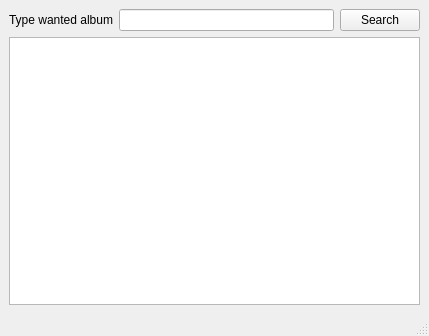
<?xml version="1.0" encoding="UTF-8"?>
<ui version="4.0">
 <class>MainWindow</class>
 <widget class="QMainWindow" name="MainWindow">
  <property name="geometry">
   <rect>
    <x>0</x>
    <y>0</y>
    <width>429</width>
    <height>336</height>
   </rect>
  </property>
  <property name="windowTitle">
   <string>MainWindow</string>
  </property>
  <widget class="QWidget" name="centralwidget">
   <layout class="QVBoxLayout" name="verticalLayout">
    <item>
     <layout class="QHBoxLayout" name="horizontalLayout">
      <item>
       <widget class="QLabel" name="label">
        <property name="text">
         <string>Type wanted album</string>
        </property>
       </widget>
      </item>
      <item>
       <widget class="QLineEdit" name="lineEdit"/>
      </item>
      <item>
       <widget class="QPushButton" name="btnSearch">
        <property name="text">
         <string>Search</string>
        </property>
       </widget>
      </item>
     </layout>
    </item>
    <item>
     <widget class="QListWidget" name="listWidget"/>
    </item>
   </layout>
  </widget>
  <widget class="QMenuBar" name="menubar">
   <property name="geometry">
    <rect>
     <x>0</x>
     <y>0</y>
     <width>429</width>
     <height>22</height>
    </rect>
   </property>
  </widget>
  <widget class="QStatusBar" name="statusbar"/>
 </widget>
 <resources/>
 <connections/>
</ui>
